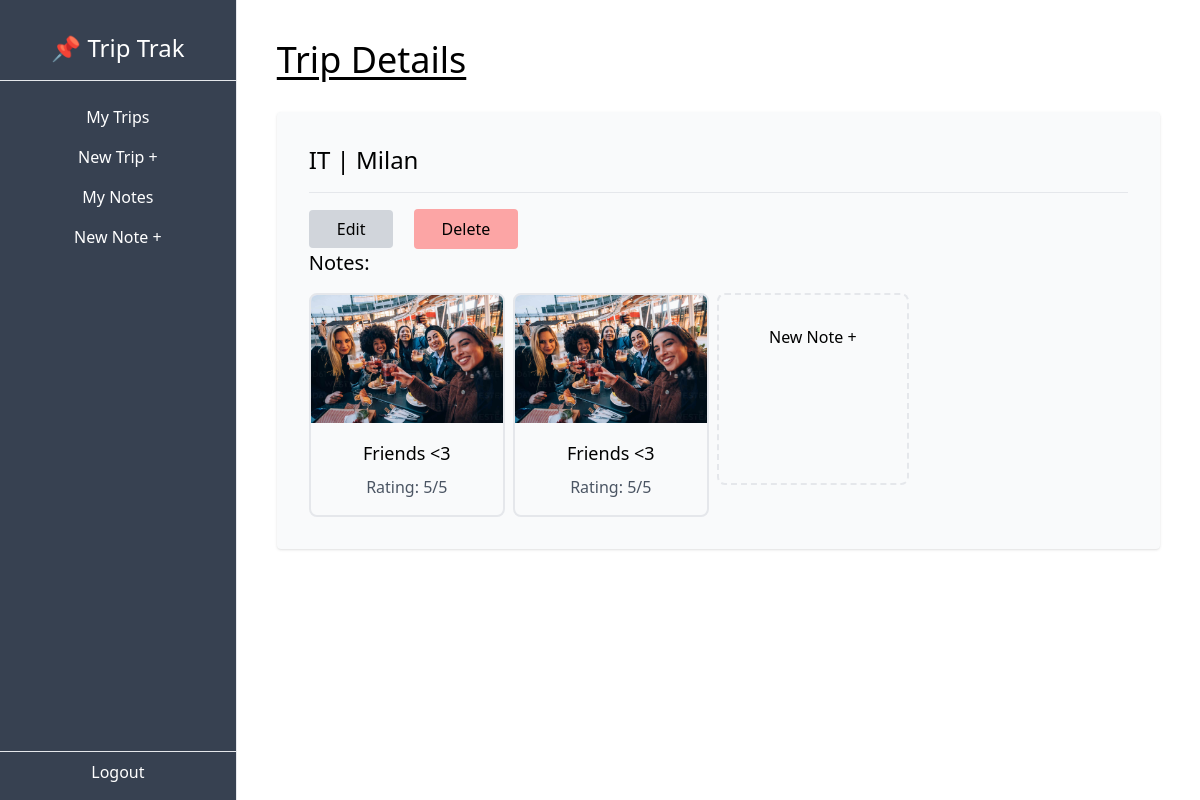
/dashboard/trip/6, run on the app's committed database.
### trips/models.py (models this page shows, shortened)
class Trip(models.Model):
    city = models.CharField(max_length=15)
    country = models.CharField(max_length=2)  # 2CHAR code
    owner = models.ForeignKey(User, on_delete=models.CASCADE, related_name='trips')

class Note(models.Model):
    TRIP_TYPES = (
        ('event', 'Event'),
        ('retreat', 'Retreat'),
        ('family', 'Family'),
    )
    trip = models.ForeignKey(Trip, on_delete=models.CASCADE, related_name='notes')
    title = models.CharField(max_length=100)
    description = models.TextField()
    type = models.CharField(max_length=10, choices=TRIP_TYPES)
    rating = models.PositiveSmallIntegerField(default=1, validators=[MaxValueValidator(5)])
    img = models.ImageField(upload_to='notes', blank=True, null=True)

### trips/views.py (the view)
# urls.py: path('dashboard/trip/<int:pk>', views.TripDetailView.as_view(), name='trip-detail'),
class TripDetailView(DetailView):
    model = Trip
    def get_context_data(self, **kwargs):
        context = super().get_context_data(**kwargs)
        trip = context['object']
        context['notes'] = trip.notes.all()
        return context

### trips/templates/trips/trip_detail.html (shortened to what this page needs)
{% extends 'trips/_base.html' %}
{% block content %}
<h1 class="text-4xl underline underline-offset-4 mb-8">Trip Details</h1>
    <div class="bg-gray-50 p-8 rounded shadow my-4">
        <p class="text-2xl">{{trip.country}} | {{trip.city}}</p>
        <hr class="my-4">
        <a class="px-7 py-2 bg-gray-300 rounded md:mr-4 hover:bg-gray-200" href="{% url 'trip-update' trip.pk %}">Edit</a>
            <form class="inline" action="{% url 'trip-delete' trip.pk %}" method="POST">
                <input type="submit" class="px-7 py-2 bg-red-300 rounded hover:bg-red-200 hover:cursor-pointer" value="Delete" />
            </form>
        <h3 class="text-xl pb-4">Notes:</h3>
        <div class="flex gap-2 flex-wrap">
            {% for note in notes %}
            <a href="{% url 'note-detail' note.pk %}">
                <div class="border-2 rounded-lg pb-4 hover:shadow">
                    <img class="w-48 h-32 object-cover overflow-hidden rounded-t-md" src="{{note.img.url}}" alt="{{note.title}}">
                    <p class="text-center mt-4 text-lg">{{note.title}}</p>
                    <p class="text-center mt-2 text-gray-600">Rating: {{note.rating}}/5</p>
                </div>
            </a>
            {% endfor %}
            <a href="{% url 'note-create' %}">
                <div class="border-2 border-dashed rounded-lg hover:shadow w-48 h-48 flex justify-center items-center">
                    <p class="min-h-32">New Note +</p>
                </div>
            </a>
        </div>
    </div>
{% endblock content %}

### data on the page
Trip: country "IT", city "Milan"
Note: img (picture), title "Friends <3", rating "5"
Note: img (picture), title "Friends <3", rating "5"
